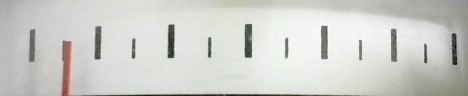
#> input picture pictures/sample_1.jpg, 468 x 96 px, found by its file name
$ python main.py
#> lines starting #> are read from the running program, lines starting #| are printed output that depends on the picture; after the words box and inside, x2 and y2 are one past the last pixel; in counts of white or black regions, pixels touching at a corner belong together
### trash/extract_needle.py
import cv2
import numpy as np

img = cv2.imread("pictures/sample_1.jpg") #画像読み込み
#> img is the input picture: shape (96, 468, 3); mean B, G, R 202.7, 207.3, 206.3

hsv = cv2.cvtColor(img, cv2.COLOR_BGR2HSV) #BGRからHSVに変換
#> hsv: shape (96, 468, 3); mean H, S, V 39.1, 7.5, 208
red_lower = np.array([0, 86, 86]) #下限
red_upper = np.array([30, 255, 255]) #上限

img_mask = cv2.inRange(hsv, red_lower, red_upper) #範囲を指定してマスク画像作成
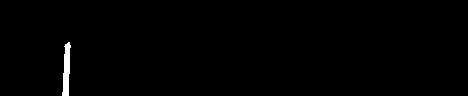
#> img_mask: shape (96, 468); 0.7% white; 1 white region, box (x1, y1, x2, y2) and area: (62, 42, 71, 96) 316
img_needle = cv2.bitwise_and(img, img, mask=img_mask) #元画像とマスク画像の共通部分を抽出

cv2.imwrite("pictures/sample_1_needle.jpg", img_needle) #画像書き出し


### trash/houghlines.py
import cv2
import numpy as np


img = cv2.imread('pictures/sample_1.jpg')
img_gray = cv2.cvtColor(img, cv2.COLOR_BGR2GRAY) #グレースケール化
img_gray_denoised = cv2.fastNlMeansDenoising(img_gray)
img_thresh = cv2.adaptiveThreshold(img_gray_denoised,255,cv2.ADAPTIVE_THRESH_GAUSSIAN_C, cv2.THRESH_BINARY,17,5)
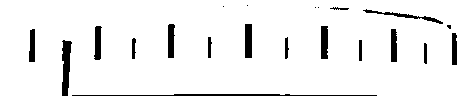
#> img_thresh: shape (96, 468); 93.8% white; 21 black regions (5 under 20 px), largest, box (x1, y1, x2, y2) and area: (72, 94, 377, 96) 416, (62, 40, 72, 96) 391, (245, 24, 252, 58) 238
img_canny = cv2.Canny(img_gray_denoised, 50, 150)
#> img_canny: shape (96, 468); 2.6% white in thin lines or dots, all inside (x1, y1, x2, y2) = (29, 23, 458, 96)
img_thresh2 = cv2.bitwise_not(img_thresh)
img_canny2 = cv2.bitwise_not(img_canny)
cv2.imwrite('pictures/sample_1_canny.jpg', img_canny2)

img_needle = cv2.imread('pictures/sample_1_needle.jpg')
img_needle_gray = cv2.cvtColor(img_needle, cv2.COLOR_BGR2GRAY)
ret, img_needle_thresh = cv2.threshold(img_needle_gray, 50, 255, cv2.THRESH_BINARY_INV)
img_needle_thresh2 = cv2.bitwise_not(img_needle_thresh)
img_needle_thresh_diff = cv2.subtract(img_needle_thresh, img_thresh)
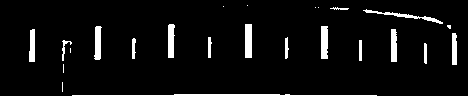
#> img_needle_thresh_diff: shape (96, 468); 5.5% white; 24 white regions (8 under 20 px), largest, box (x1, y1, x2, y2) and area: (72, 94, 377, 96) 416, (245, 24, 252, 58) 238, (321, 26, 328, 59) 226
img_needle_canny = cv2.Canny(img_needle_gray, 50, 150)
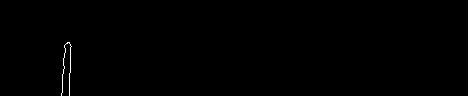
#> img_needle_canny: shape (96, 468); 0.24% white in thin lines or dots, all inside (x1, y1, x2, y2) = (61, 42, 72, 96)
img_needle_canny2 = cv2.bitwise_not(img_needle_canny)
cv2.imwrite('pictures/sample_1_needle_canny.jpg', img_needle_canny2)

needle_lines = cv2.HoughLines(img_needle_thresh2,1,np.pi,20)
#> needle_lines = [[68, 0], [65, 0]]
#print(needle_lines)
needle_list = []
for needle_line in needle_lines:
    for rho, _ in needle_line:
        needle_list.append(rho)
#> this loop made 2 passes
#> after the loop, needle_list = [68, 65]

needle_line = np.mean(needle_list)
#> needle_line = 66.5

cv2.line(img, (needle_line, 1000), (needle_line, -1000), (0, 0, 255), 1)

img_lines = cv2.HoughLines(img_needle_thresh_diff,1,np.pi,30)
#> img_lines = [[247, 0], [245, 0], [392, 0], [394, 0], [96, 0], [169, 0], [321, 0], [32, 0], [30, 0], [452, 0]]

line_list = []
for line in img_lines:
    for rho, _ in line:
        if line_list == []:
            line_list.append(rho)
        else:
            idx = np.abs(np.asarray(line_list) - rho).argmin()
            if np.abs(line_list[idx] - rho) <= 10:
                x = np.mean([line_list[idx], rho])
                line_list.pop(idx)
                line_list.append(x)
            else:
                line_list.append(rho)
#> this loop made 10 passes
#> after the loop, line_list = [246, 393, 96, 169, 321, 31, 452]

for i in line_list:
    cv2.line(img, (i, 1000), (i, -1000), (0, 255, 0), 1)
#> this loop made 7 passes
#> i on passes 1 to 7: 246, 393, 96, 169, 321, 31, 452
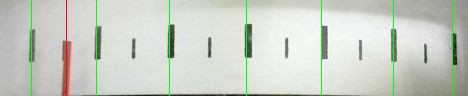
#> img: shape (96, 468, 3); mean B, G, R 200, 208.3, 204


cv2.imshow('sample_1_hough.jpg', img)
#cv2.imshow('sample_1_canny.jpg', img_canny)
#cv2.imshow('sample_1_thresh.jpg', img_thresh)
#cv2.imshow('sample_1_needle_thresh.jpg', img_needle_thresh)
cv2.imshow('sample_1_needle_thresh_diff.jpg', img_needle_thresh_diff)

### trash/identify_scale.py
import cv2
import numpy as np

img_needle = cv2.imread('pictures/sample_1_needle_canny.jpg')
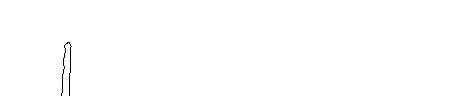
#> img_needle: shape (96, 468, 3); min 0, max 255, mean 254.4
img_needle_gray = cv2.cvtColor(img_needle, cv2.COLOR_BGR2GRAY) #画像を再度読み込んでいるので、再度グレースケール化
ret, img_needle_thresh = cv2.threshold(img_needle_gray, 127, 255, cv2.THRESH_BINARY)

needle = None
for row in img_needle_thresh:
    needle_list, = np.where(row == 0)
    if len(needle_list) == 2 and np.diff(needle_list) > 5:
        needle = np.mean(needle_list)
        break
    else:
        continue
#> this loop made 46 passes
#> (needle_list, needle) on pass 46: ([64, 70], 67)
#> needle_list on passes 43 to 45: [67, 68, 69], [66, 67, 69], [65, 70]

img = np.array(cv2.imread('pictures/sample_1_canny.jpg'))
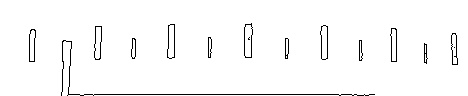
#> img: shape (96, 468, 3); min 0, max 255, mean 248.2
img_gray = cv2.cvtColor(img, cv2.COLOR_BGR2GRAY)
ret, img_thresh = cv2.threshold(img_gray, 127, 255, cv2.THRESH_BINARY)

scale_list = None
for row in img_thresh:
    black_list, = np.where(row == 0)
    if len(black_list) == 14 and min(np.diff(black_list[0::2])) > 50: #目盛りの縁が14個かつ目盛り間のピクセル距離が50以上
        scale_list = black_list
        break
    else:
        continue
#> this loop made 35 passes
#> black_list on passes 24, 25, 26, 28, 32, 33: [251], [170, 171, 172, 173, 174, 245, 246, 247, 248, 249, 250, 251], [168, 169, 174, 245, 251, 323, 324, 325], [95, 101, 168, 174, 244, 252, 321, 327], [30, 35, 95, 101, 168, 174, 244, 252, 320, 327, 391, 396], [30, 35, 95, 101, 168, 174, 244, 252, 320, 327, 391, 396]

scale_list_splited = np.split(np.array(scale_list), 7)
#> scale_list_splited = [[29, 35], [95, 101], [168, 174], [244, 252], [320, 327], [390, 396], [452, 455]]

scales = []
for row in scale_list_splited:
    scale = np.mean(row)
    scales.append(scale)
#> this loop made 7 passes
#> (row, scale) on passes 1 to 7: ([29, 35], 32), ([95, 101], 98), ([168, 174], 171), ([244, 252], 248), ([320, 327], 323.5), ([390, 396], 393), ([452, 455], 453.5)
#> after the loop, scales = [32, 98, 171, 248, 323.5, 393, 453.5]

### trash/digitalize.py
import numpy as np

def main(needle, scale):
    scale_upper_list, = np.where(needle <= scale)
    scale_upper_index = min(scale_upper_list)
    scale_lower_list, = np.where(needle >= scale)
    scale_lower_index = max(scale_lower_list)
    needle_percentage = (needle - scale[scale_lower_index])/(scale[scale_upper_index] - scale[scale_lower_index])
    needle_position = (scale_lower_index - 3) + needle_percentage
    return needle_position

### trash/main.py
import cv2
import numpy as np
import extract_needle
import houghlines
import identify_scale
import digitalize

print("======================")
print("Houghlines\n")
print("・針の位置：" + str(houghlines.needle_line))
print("・直線の検出数：" + str(len(houghlines.img_lines)))
print("・調整後の直線数：" + str(len(houghlines.line_list)))
print("・調整後の目盛り座標：" + str(sorted(houghlines.line_list)))
print("・目盛り幅：" + str(np.diff(sorted(houghlines.line_list), n = 1)))
print("・針の座標：" + str(digitalize.main(houghlines.needle_line, sorted(houghlines.line_list))))
print("======================")
print("Identify Bold Scale Along Rows\n")
print("・針の位置：" + str(identify_scale.needle))
print("・目盛り座標：" + str(identify_scale.scales))
print("・目盛り幅：" + str(np.diff(identify_scale.scales, n = 1)))
print("・針の座標：" + str(digitalize.main(identify_scale.needle, identify_scale.scales)))
print("======================")

cv2.waitKey(0)
cv2.destroyAllWindows()
